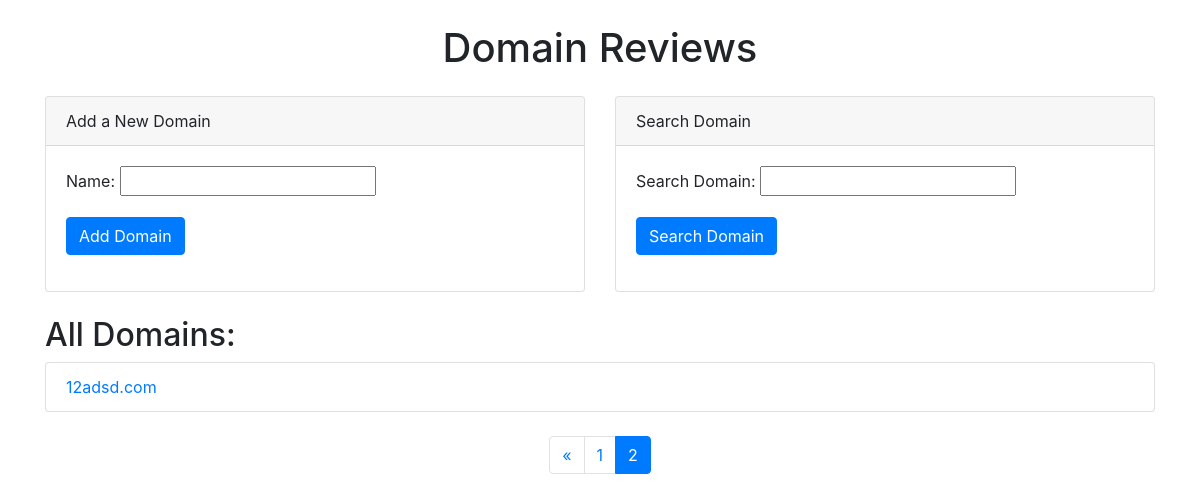
Before: /?page=2 with the older database file.
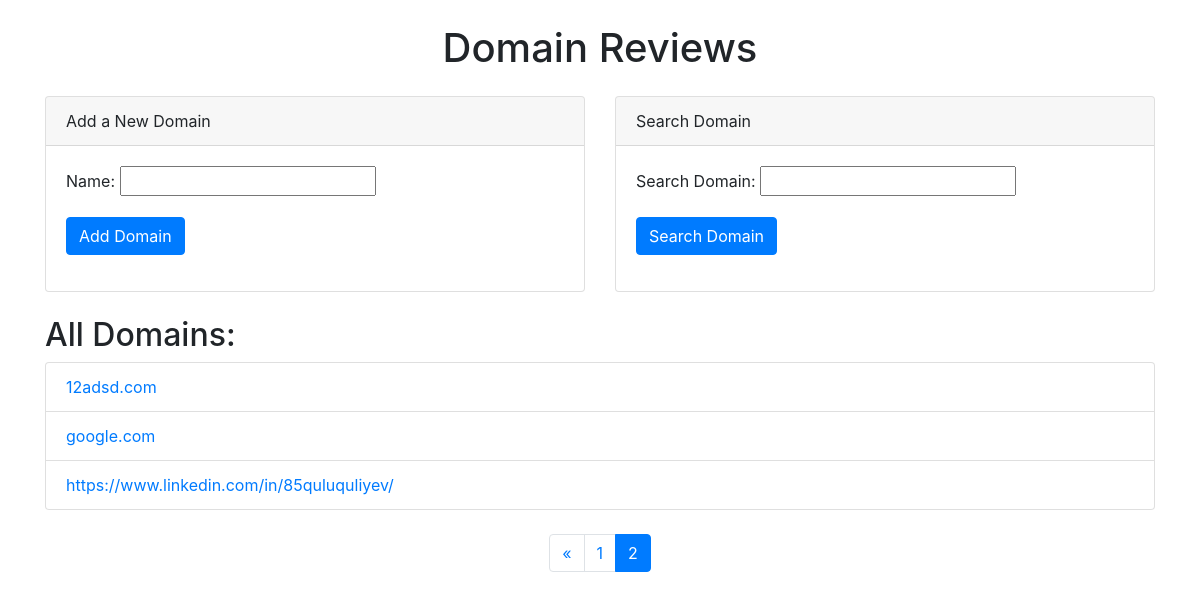
After: the same page with the newer database file.
### reviews/models.py (models this page shows, shortened)
class Domain(models.Model):
    name = models.CharField(max_length=255, unique=True)

### reviews/views.py (the view)
# urls.py: path('', views.home, name='home'),
def home(request):
    message = ""
    search_results = None
    if 'search' in request.GET:
        search_form = SearchForm(request.GET)
        if search_form.is_valid():
            name = search_form.cleaned_data['name']
            search_results = Domain.objects.filter(name__icontains=name)
    else:
        search_form = SearchForm()
    if request.method == 'POST':
        domain_form = DomainForm(request.POST)
        if domain_form.is_valid():
            name = domain_form.cleaned_data['name']
            domain, created = Domain.objects.get_or_create(name=name)
            if created:
                message = f'Domain "{name}" başarıyla eklendi.'
            else:
                message = f'Domain "{name}" zaten mevcut.'
            return redirect('home')
    else:
        domain_form = DomainForm()
    domains_list = Domain.objects.all()
    paginator = Paginator(domains_list, 10)  # Sayfa başına 10 domain
    page_number = request.GET.get('page')
    domains = paginator.get_page(page_number)
    return render(request, 'reviews/home.html', {
        'domain_form': domain_form,
        'domains': domains,
        'message': message,
        'search_form': search_form,
        'search_results': search_results
    })

### reviews/forms.py
class DomainForm(forms.ModelForm):
    class Meta:
        model = Domain
        fields = ['name']

class SearchForm(forms.Form):
    name = forms.CharField(max_length=255, label='Search Domain')

### reviews/templates/reviews/home.html (shortened to what this page needs)
<!DOCTYPE html>
<html>
<head>
    <link href="https://stackpath.bootstrapcdn.com/bootstrap/4.5.2/css/bootstrap.min.css" rel="stylesheet">
</head>
<body>
    <div class="container">
        <h1 class="mt-4 text-center">Domain Reviews</h1>
        <div class="row mt-4">
            <div class="col-md-6">
                <div class="card">
                    <div class="card-header">
                        Add a New Domain
                    </div>
                    <div class="card-body">
                        <form method="post">
                            {{ domain_form.as_p }}
                            <button type="submit" class="btn btn-primary">Add Domain</button>
                        </form>
                    </div>
                </div>
            </div>
            <div class="col-md-6">
                <div class="card">
                    <div class="card-header">
                        Search Domain
                    </div>
                    <div class="card-body">
                        <form method="get">
                            {{ search_form.as_p }}
                            <button type="submit" name="search" class="btn btn-primary">Search Domain</button>
                        </form>
                    </div>
                </div>
            </div>
        </div>
        <div class="mt-4">
            <h2>All Domains:</h2>
            <ul class="list-group">
                {% for domain in domains %}
                    <li class="list-group-item"><a href="{% url 'domain_detail' domain.id %}">{{ domain.name }}</a></li>
                {% endfor %}
            </ul>
    <br>
            <nav aria-label="Page navigation example">
                <ul class="pagination justify-content-center">
                    {% if domains.has_previous %}
                        <li class="page-item">
                            <a class="page-link" href="?page={{ domains.previous_page_number }}" aria-label="Previous">
                                <span aria-hidden="true">&laquo;</span>
                            </a>
                        </li>
                    {% endif %}
                    {% for num in domains.paginator.page_range %}
                        <li class="page-item {% if domains.number == num %}active{% endif %}">
                            <a class="page-link" href="?page={{ num }}">{{ num }}</a>
                        </li>
                    {% endfor %}
                </ul>
            </nav>
        </div>
    </div>
</body>
</html>

Changed rows visible on the page:
added Domain: name "google.com"
added Domain: name "https://www.linkedin.com/in/85quluquliyev/"
